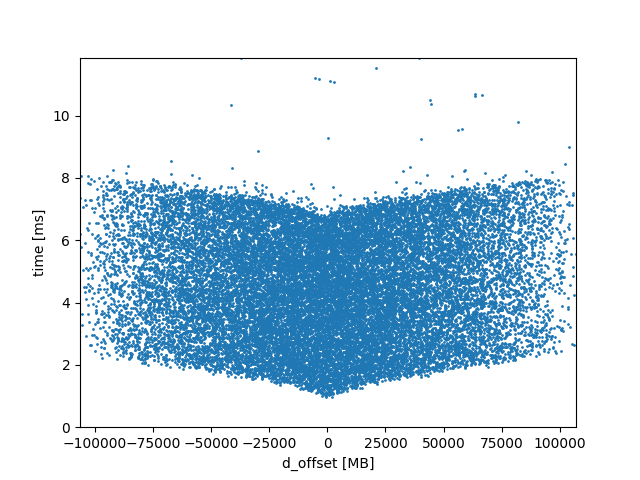

This chart was generated by the following Python code:
#! /usr/bin/python3

import matplotlib
import matplotlib.pyplot as plt
import sys
import csv

matplotlib.use('TkAgg')

d_offset = []
time = []

with open(sys.argv[1]) as f:
    reader = csv.DictReader(f)
    for row in reader:
        d_offset.append(int(row['d_offset']) / 1e6)
        time.append(int(row['ns']) / 1e6)

    print(len(d_offset), len(time))
    plt.scatter(d_offset, time, s=1)
    plt.xlim(min(d_offset), max(d_offset))
    plt.ylim(0, max(time))
    plt.xlabel('d_offset [MB]')
    plt.ylabel('time [ms]')
    plt.show()
